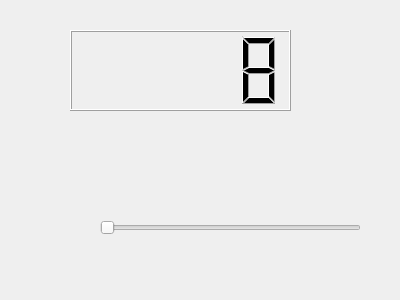
<?xml version="1.0" encoding="UTF-8"?>
<ui version="4.0">
 <class>Form</class>
 <widget class="QWidget" name="Form">
  <property name="geometry">
   <rect>
    <x>0</x>
    <y>0</y>
    <width>400</width>
    <height>300</height>
   </rect>
  </property>
  <property name="windowTitle">
   <string>Form</string>
  </property>
  <widget class="QLCDNumber" name="lcdNumber">
   <property name="geometry">
    <rect>
     <x>70</x>
     <y>30</y>
     <width>221</width>
     <height>81</height>
    </rect>
   </property>
   <property name="mode">
    <enum>QLCDNumber::Dec</enum>
   </property>
   <property name="value" stdset="0">
    <double>8.000000000000000</double>
   </property>
   <property name="intValue" stdset="0">
    <number>8</number>
   </property>
  </widget>
  <widget class="QSlider" name="horizontalSlider">
   <property name="geometry">
    <rect>
     <x>100</x>
     <y>220</y>
     <width>261</width>
     <height>16</height>
    </rect>
   </property>
   <property name="orientation">
    <enum>Qt::Horizontal</enum>
   </property>
  </widget>
 </widget>
 <resources/>
 <connections>
  <connection>
   <sender>horizontalSlider</sender>
   <signal>valueChanged(int)</signal>
   <receiver>lcdNumber</receiver>
   <slot>display(int)</slot>
   <hints>
    <hint type="sourcelabel">
     <x>152</x>
     <y>229</y>
    </hint>
    <hint type="destinationlabel">
     <x>188</x>
     <y>70</y>
    </hint>
   </hints>
  </connection>
 </connections>
</ui>
